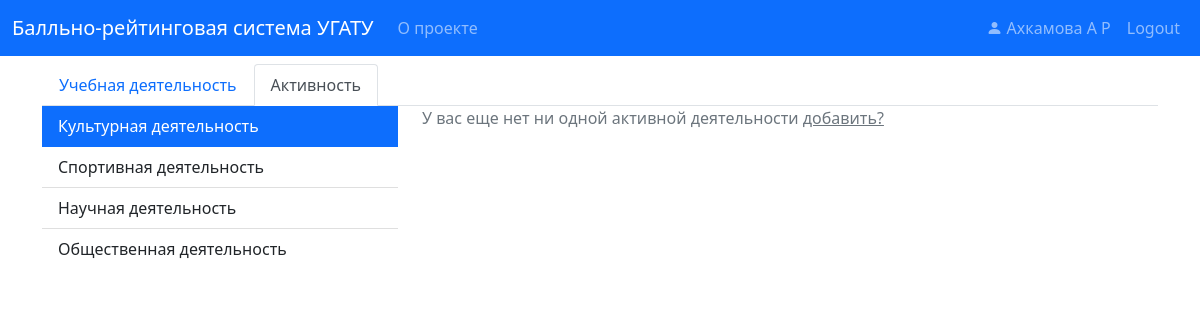
Before: /student/activity (signed in) with the older database file.
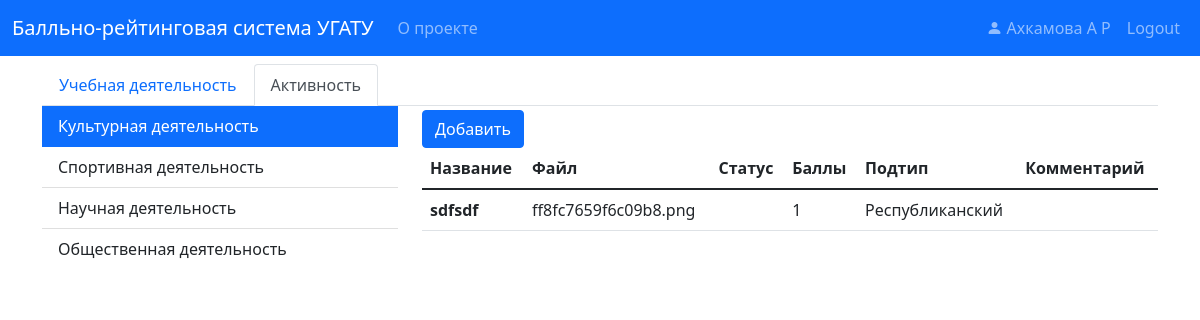
After: the same page with the newer database file.
### pointraing/models.py (models this page shows, shortened)
class User(db.Model, UserMixin):
    id = db.Column(db.String(32), primary_key=True)
    name = db.Column(db.String(120), nullable=False)
    surname = db.Column(db.String(120), nullable=False)
    patronymic = db.Column(db.String(120), nullable=False)
    login = db.Column(db.String(20), unique=True, nullable=False)
    password = db.Column(db.String(60), nullable=False)
    role_id = db.Column(db.String, db.ForeignKey('role.id'), nullable=False)
    role = db.relationship('Role', backref=db.backref('users', lazy=True))
    group_id = db.Column(db.String, db.ForeignKey('group.id'), nullable=True)

class ActivityType(db.Model):
    id = db.Column(db.String(32), primary_key=True)
    name = db.Column(db.String(60), nullable=False)

class Activity(db.Model):
    id = db.Column(db.String(32), primary_key=True)
    name = db.Column(db.String(60), nullable=False)
    user_id = db.Column(db.String(32), db.ForeignKey('user.id'), nullable=False)
    file = db.Column(db.String(20), nullable=False)
    status = db.Column(db.Boolean, nullable=True)
    comment = db.Column(db.String(240), nullable=True)
    type_id = db.Column(db.String(32), db.ForeignKey('activity_type.id'), nullable=False)
    rate_id = db.Column(db.String(32), db.ForeignKey('rate_activity.id'), nullable=False)
    rate = db.relationship('RateActivity',
                           backref=db.backref('activity', lazy=True))

class RateActivity(db.Model):
    id = db.Column(db.String(32), primary_key=True)
    activity_type_id = db.Column(db.String(32), db.ForeignKey('activity_type.id'), nullable=False)
    type = db.relationship('ActivityType',
                           backref=db.backref('rate', lazy=True))
    activity_sub_type_id = db.Column(db.String(32), db.ForeignKey('activity_sub_type.id'), nullable=True)
    sub_type = db.relationship('ActivitySubType',
                               backref=db.backref('rate', lazy=True))
    value = db.Column(db.Integer, default=0)

class ActivitySubType(db.Model):
    id = db.Column(db.String(32), primary_key=True)
    name = db.Column(db.String(60), nullable=False)

### pointraing/routes.py (the view)
@app.route("/student/activity")
@app.route("/student/activity/<string:activity_id>")
@login_required
def student_activity(activity_id=None):
    activity = get_students_activity()
    if not activity_id and len(activity) > 0:
        activity_id = activity[0].id
    activity_by_user = Activity.query \
        .filter(Activity.user_id == current_user.id) \
        .filter(Activity.type_id == activity_id).all()
    return render_template('activity.html',
                           active_tab='activity',
                           right_group=activity,
                           group_id=activity_id,
                           activity_by_user=activity_by_user
                           )

### pointraing/models.py (called while the page is built)
@login_manager.user_loader
def load_user(user_id):
    return User.query.get(user_id)

### pointraing/routes.py (called while the page is built)
def get_students_activity():
    return ActivityType.query.all()

### pointraing/templates/activity.html (shortened to what this page needs)
{% extends "student.html" %}
{% block right %}
    {% if activity_by_user %}
        <a class="btn btn-primary mt-1" href="{{ url_for('student_activity_new', activity_id=group_id) }}" role="button">
            Добавить
        </a>
        <table class="table align-middle">
            <thead>
            <tr>
                <th scope="col">Название</th>
                <th scope="col">Файл</th>
                <th scope="col">Статус</th>
                <th scope="col">Баллы</th>
                <th scope="col">Подтип</th>
                <th scope="col">Комментарий</th>
            </tr>
            </thead>
            <tbody>
            {% for item in activity_by_user %}
                {% if not item.status %}
                    <tr>
                        {% elif item.status == True %}
                    <tr class="table-success">
                        {% else %}
                    <tr class="table-danger {{ item.status }}">
                {% endif %}
            <th scope="row">{{ item.name }}</th>
            <td>{{ item.file }}</td>
            <td>
            </td>
            <td>{{ item.rate.value }}</td>
            <td>{{ item.rate.sub_type.name }}</td>
            <td>{{ item.rate.comment }}</td>
            </tr>
            {% endfor %}
            </tbody>
        </table>
    {% else %}
        <p class="text-muted"> У вас еще нет ни одной активной деятельности <a class="text-muted"
                                                                               href="{{ url_for('student_activity_new', activity_id=group_id) }}">добавить?</a>
        </p>
    {% endif %}
{% endblock right %}

### pointraing/templates/student.html
{% macro naveItem(name, url, is_active) -%}
    <a class="nav-link {{ 'active' if is_active }}"
            {% if is_active %}
       aria-current="page"
            {% endif %}
       href="{{ url }}">{{ name }}</a>
{%- endmacro %}
{% extends "layout.html" %}
{% block content %}
    <ul class="nav nav-tabs pt-2">
        {{ naveItem('Учебная деятельность', url_for('student_education'), active_tab == 'education') }}
        {{ naveItem('Активность', url_for('student_activity'), active_tab == 'activity') }}
    </ul>
    <div>
        <div class="row">
            <div class="col-4">
                <div class="list-group list-group-flush">
                    {% if right_group %}
                        {% for item in right_group %}
                            <a
                                    {% if active_tab == 'education' %}
                                        href="{{ url_for('student_education', subject_id=item.id) }}"
                                    {% else %}
                                        href="{{ url_for('student_activity', activity_id=item.id) }}"
                                    {% endif %}
                                        class="list-group-item list-group-item-action {{ 'active' if group_id == item.id }}"
                                    {% if group_id == item.id %}
                                        aria-current="page"
                                    {% endif %}
                            >
                                {{ item.name }}
                            </a>
                        {% endfor %}
                    {% else %}
                        <p class="text-muted"> Похоже не хватает данных, обратитесь к администротору </p>
                    {% endif %}
                </div>
            </div>
            <div class="col-8">
                {% block right %}{% endblock %}
            </div>
        </div>
    </div>
{% endblock content %}

### pointraing/templates/layout.html (shortened to what this page needs)
<!DOCTYPE html>
<html>
<head>
    <link rel="stylesheet" type="text/css" href="{{ url_for('static', filename='styles/bootstrap.css') }}">
    <link rel="stylesheet"
          href="{{ url_for('static', filename='node_modules/bootstrap-icons/font/bootstrap-icons.css') }}">
    <link rel="stylesheet" type="text/css" href="{{ url_for('static', filename='main.css') }}">
</head>
<body>
<header class="site-header">
    <nav class="navbar navbar-expand-lg navbar-dark bg-primary">
        <div class="container-fluid">
            <a class="navbar-brand" href="{{ url_for('home') }}">Балльно-рейтинговая система УГАТУ</a>
            <div class="collapse navbar-collapse" id="navbarToggle">
                <div class="navbar-nav me-auto">
                    <a class="nav-item nav-link" href="/about">О проекте</a>
                </div>
                <div class="navbar-nav">
                    {% if current_user.is_authenticated %}
                        <a class="nav-item nav-link d-inline-block"
                           href="{{ url_for('account') }}">
                            <i class="bi bi-person-fill d-inline-block"></i>
                            {{ " ".join((current_user.surname, current_user.name[0], current_user.patronymic[0])) }}
                        </a>
                        <a class="nav-item nav-link" href="{{ url_for('logout') }}">Logout</a>
                    {% else %}
                        <a class="nav-item nav-link" href="{{ url_for('login') }}">Login</a>
                    {% endif %}
                </div>
            </div>
        </div>
    </nav>
</header>
<main role="main" class="container">
    <div class="row">
        <div class="mw-100">
            {% block content %}{% endblock %}
        </div>
    </div>
</main>
</body>
</html>

Changed rows visible on the page:
added Activity: name "sdfsdf", file "ff8fc7659f6c09b8.png", rate.value "1", rate.sub_type.name "Республиканский"
Other visible differences:
text no longer shown: "У вас еще нет ни одной активной деятельности добавить?"
text now shown: "Добавить Название Файл Статус Баллы Подтип Комментарий"
